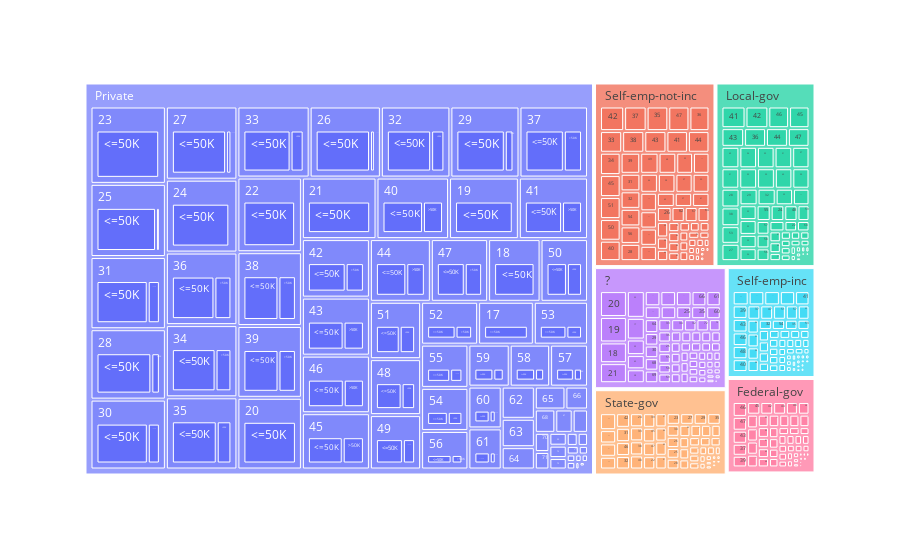

Notebook code for this chart:
### Code cell
grafico = plotly.express.treemap(base_census, path = ['workclass', 'age', 'income']);
grafico.show()

### Figure 1 — Plotly figure (JSON) as saved in the notebook; plotly's stock layout.template omitted (floating-point values rounded to 4 significant figures; data arrays with more than 128 entries replaced by an {"elided": "..."} marker saying what was removed)
{"data": [{"branchvalues": "total", "domain": {"x": [0, 1], "y": [0, 1]}, "hovertemplate": "labels=%{label}<br>count=%{value}<br>parent=%{parent}<br>id=%{id}<extra></extra>", "ids": {"elided": "1341 str values"}, "labels": {"elided": "1341 str values"}, "name": "", "parents": {"elided": "1341 str values"}, "type": "treemap", "values": {"elided": "1341 int values"}}], "layout": {"legend": {"tracegroupgap": 0}, "margin": {"t": 60}}}
